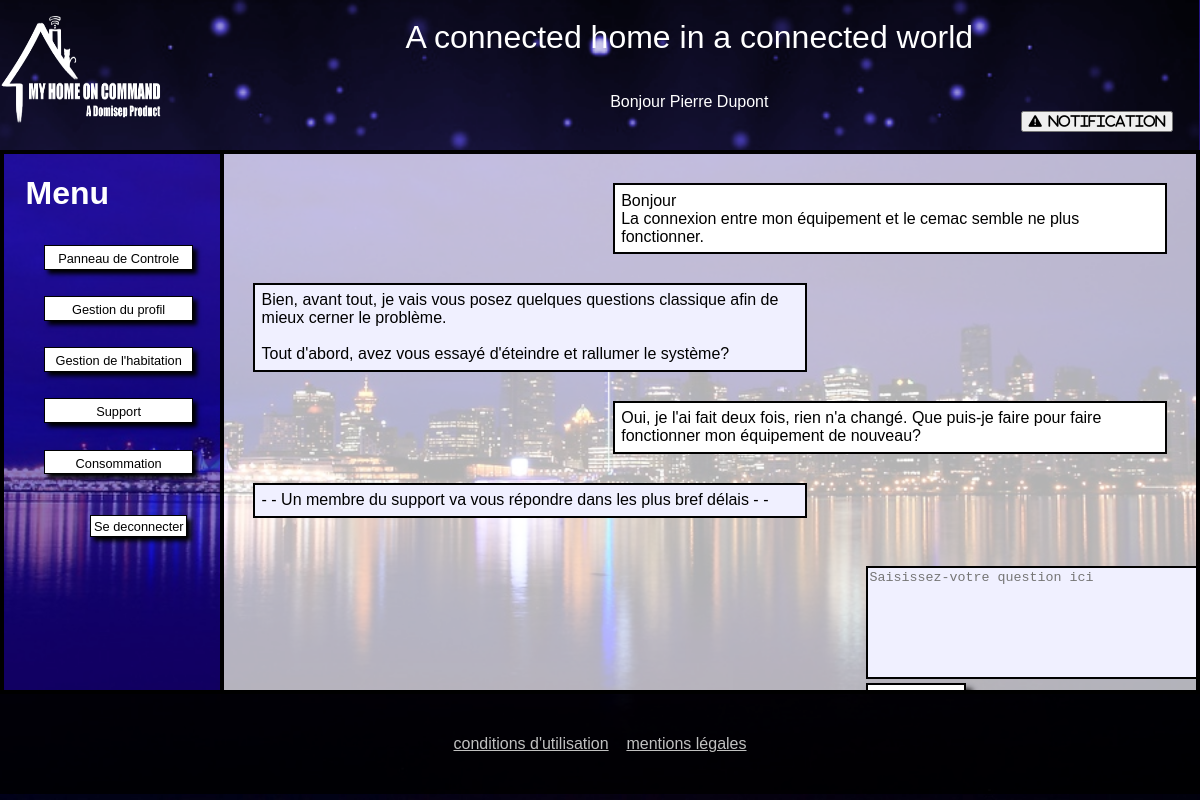
The page /MyHomeOnCommand/index.php?page=messagerieClient (signed in) on the database its author committed.
### tables this page shows
CREATE TABLE IF NOT EXISTS `slogan` (
  `id_slogan` int(11) NOT NULL AUTO_INCREMENT,
  `contenu_slogan` text,
  PRIMARY KEY (`id_slogan`)
);

CREATE TABLE IF NOT EXISTS `info_utilisateur` (
  `id_info_utilisateur` int(11) NOT NULL AUTO_INCREMENT,
  `prenom` varchar(255) NOT NULL,
  `nom` varchar(255) NOT NULL,
  `email` varchar(255) DEFAULT NULL,
  `telephone` varchar(255) DEFAULT NULL,
  `statut_utilisateur` varchar(255) NOT NULL,
  `id_utilisateur` int(11) NOT NULL,
  `token` varchar(255) NOT NULL,
  PRIMARY KEY (`id_info_utilisateur`)
);

CREATE TABLE IF NOT EXISTS `qr` (
  `id_qr` int(11) NOT NULL AUTO_INCREMENT,
  `contenu_q` text,
  `contenu_r` text,
  `date_q` datetime DEFAULT NULL,
  `date_r` datetime DEFAULT NULL,
  `id_type_qr` int(11) NOT NULL,
  PRIMARY KEY (`id_qr`)
);

### MyHomeOnCommand/modele/modeleAccueil.php (called while the page is built, shortened)
<?php
class Connection
{
    protected function dbConnect()
    {
        try
        {
            $db = new PDO('mysql:host=localhost;dbname=myhomeoncommand;charset=utf8', 'root', '');
        }
        catch (Exception $e)
        {
                        die('Erreur : ' . $e->getMessage());
        }
        return $db;
    }
}
class LoginUtilisateur extends Connection
{
    public function getInfoUtilisateur($idUtil)
    {
        $db=$this->dbConnect();
        $req = $db->prepare('SELECT prenom, nom, email, telephone, statut_utilisateur, id_utilisateur FROM info_utilisateur WHERE id_utilisateur = :id');
        $req->execute(array('id' => $idUtil));
        return $req;
    }
}
class InscriptionUtilisateur extends Connection
{
     public function getSlogan()
    {
        $db=$this->dbConnect();
        $req = $db->query('SELECT contenu_slogan FROM slogan');
        return $req;
     }
}

### MyHomeOnCommand/controleur/controleurAccueil.php (called while the page is built, shortened)
<?php
function infoBandeau($idClient)
{
    $utilisateur=new LoginUtilisateur;
    $info=$utilisateur->getInfoUtilisateur($idClient);
    $information=$info->fetch();
    return $information;
}
function afficheslogan()
{
    $affiche=new InscriptionUtilisateur;
    $slogan =$affiche->getSlogan();
    $slogan=$slogan->fetch()[0];
    return $slogan;
}

### MyHomeOnCommand/modele/modeleGestionProfilClient.php (called while the page is built, shortened)
<?php
class gestionProfilClient extends Connection
{
	public function getUtilisateur($idUtil)
	{
		$db=$this->dbConnect();
		$req = $db->prepare('SELECT * FROM utilisateur NATURAL JOIN info_utilisateur WHERE id_utilisateur = :id');
        $req->execute(array('id' => $idUtil));
        return $req;
	}
}
?>

### MyHomeOnCommand/controleur/controleurClient.php (called while the page is built, shortened)
<?php
function verifInfoClient()
{
    $idClient=$_SESSION['id'];
    $utilisateur=new gestionProfilClient;
    $info=$utilisateur->getUtilisateur($idClient);
    $tab=[];
    while ($donnees = $info->fetch())
    {
        $tab[0]=htmlentities($donnees["login"], ENT_QUOTES);
        $tab[1]=htmlentities($donnees["password"], ENT_QUOTES);
        $tab[2]=htmlentities($donnees["prenom"], ENT_QUOTES);
        $tab[3]=htmlentities($donnees["nom"], ENT_QUOTES);
        $tab[4]=htmlentities($donnees["email"], ENT_QUOTES);
        $tab[5]=htmlentities($donnees["telephone"], ENT_QUOTES);
    }
    if($tab[4]==null||$tab[5]==null)
    {
        return 1;
    }
    else
    {return 0;}
}

### MyHomeOnCommand/modele/modeleMessagerieClient.php (called while the page is built, shortened)
<?php
class messagerieClient extends Connection
{
    public function getMessages($idUtil)
    {
    	$db=$this->dbConnect();
		$req = $db->prepare('SELECT contenu_q, contenu_r FROM qr NATURAL JOIN relation_utilisateur_qr WHERE id_utilisateur = :id AND id_type_qr = :type ORDER BY date_q');
		$req->execute(array('id' => $idUtil, 'type' => 2));
        return $req;
    }
}
?>

### MyHomeOnCommand/controleur/controleurMessagerieClient.php (called while the page is built, shortened)
<?php
function visuMessagerieClient()
{
$idClient=$_SESSION['id'];
$utilisateur=new messagerieClient;
$tab=$utilisateur->getMessages($idClient)->fetchAll();
return $tab;
}
?>

### MyHomeOnCommand/vue/messagerieClient.php (the view, shortened to what this page needs)
<!DOCTYPE html>
<html>
    <head>
        <link rel="stylesheet" href="css/styleGeneral.css" />
        <link rel="stylesheet" href="css/styleMessagerie.css" />
        <link rel="stylesheet" href="css/styleMenu.css" />
        <link rel="stylesheet" href="css/styleHeaderFooter.css" />
    </head>
    <?php
    include('vue/header.php');
    ?>
    <body>
        <div id="corps">
    	   <?php
           include('vue/menuClient.php');
           ?>
            <div id="corpsTexte">
                <?php foreach($tab as $truc):   ?>
                        <div class="boiteQ">
                            <?php echo nl2br($truc['contenu_q']);  ?>
                        </div>
                    <?php
                    if ($truc['contenu_r'] !== NULL)
                        {
                    ?>
                        <div class="boiteR">
                            <?php echo nl2br($truc['contenu_r']);  ?>
                        </div>
                    <?php
                        }
                    ?>
                <?php endforeach ?>
                <form method="post" id="formQ">
                    <textarea name="textQ" id="textQ" rows="7" cols="50" placeholder="Saisissez-votre question ici"></textarea>
                    <input name="Bouton_question" class="Bouton" type="submit" value="Envoyer">
                </form>
            </div>
        </div>
    </body>
    <?php
    include('vue/footer.php');
    ?>
</html>

### MyHomeOnCommand/vue/header.php (shortened to what this page needs)
<div id="bandeau_accueil">
    <div id="logo"><a href="index.php?page=<?php if(isset($_SESSION['type'])){if($_SESSION['type']==3){echo "panneau";}if($_SESSION['type']==1){echo "adminPanneauClient";}}else{echo "accueil";} ?>" title="Accueil"><img id="imagelogo" src="images/logo.png" alt="Logo de MyHomeOnCommand" /></a></div>
        <div id="titre">
    <?php
        echo afficheslogan();
        if(isset($_SESSION['prenom']))
        {
            if($_SESSION['type']==3)
            {
                $info=infoBandeau($_SESSION['id']);
                echo "</br></br><div id='sousTitre'>Bonjour ".$info['prenom']." ". $info['nom']."</div>";
                $verif=verifInfoClient();
                if($verif==1)
                {
                    echo "<div id='annonce'><button id='Bouton'><i class='fa fa-exclamation-triangle' aria-hidden='true'>&nbsp&nbspNotification</i></button></div>";
                }
            }
        }
    ?>
    </div>
</div>
<div id='bandeau_invisible'></div>

### MyHomeOnCommand/css/styleGeneral.css (style rules this page uses)
body { margin:0px 0px 0px 0px; background: url("../images/ville.jpg") no-repeat center center fixed; background-size: cover; color:white; font-family: Arial; }
html,body { height: 100%; }

### MyHomeOnCommand/css/styleMessagerie.css (style rules this page uses)
#corps { display: flex; }
#corpsTexte { background-color: rgba(255, 255, 255, 0.7); border:solid black 0.3em; border-left: 0em; width: 82%; height: 33.5em; overflow: auto; }
.boiteQ, .boiteR { border:solid black 0.15em; padding: 0.4em; margin: 3%; color: black; }
.boiteQ { margin-left: 40%; background-color: white; }
.boiteR { margin-right: 40%; background-color: rgb(240, 240, 255); }
#textQ, #textR { border:solid black 0.15em; background-color: rgb(240, 240, 255); }
#formQ, #formR { color: black; margin-left: 66%; margin-top: 5%; }
.Bouton { width: 100px ; border:solid 2px black; background-color: white; text-decoration-line: none; color: black; box-shadow: 6px 6px 6px black; padding: 2px; text-align: center; }

### MyHomeOnCommand/css/styleHeaderFooter.css (style rules this page uses)
#bandeau_accueil { display:flex; height: 150px; width: 99.9%; background: url("../images/fondHeader.png") no-repeat center center fixed ; background-size: cover; background-color: rgba(105,104,189,1); position: fixed; z-index: 5; }
#logo { height: 100%; width: 15%; box-sizing: border-box; }
#imagelogo { width: 100%; height:100%; margin: 0; padding: 0; }
#titre { width: 85%; height: 100%; display: flex; color: white; justify-content: center; align-items: center; font-size: 2em; flex-direction: column; }
#sousTitre { justify-content: center; align-items: center; font-size: 0.5em; }
#bandeau_invisible { height: 150px; }
#annonce { margin-left:80%; font-size: 0.5em; }

### rows shown on the page
slogan: contenu_slogan "A connected home in a connected world"
info_utilisateur: prenom "Pierre", nom "Dupont"
qr: contenu_q "Bonjour La connexion entre mon équipement et le cemac semble ne plus fonctionner.", contenu_r "Bien, avant tout, je vais vous posez quelques questions classique afin de mieux cerner le problème. Tout d'abord, avez vous essayé d'éteindre et rallumer le système?"
qr: contenu_q "Oui, je l'ai fait deux fois, rien n'a changé. Que puis-je faire pour faire fonctionner mon équipement de nouveau?", contenu_r "- - Un membre du support va vous répondre dans les plus bref délais - -"
